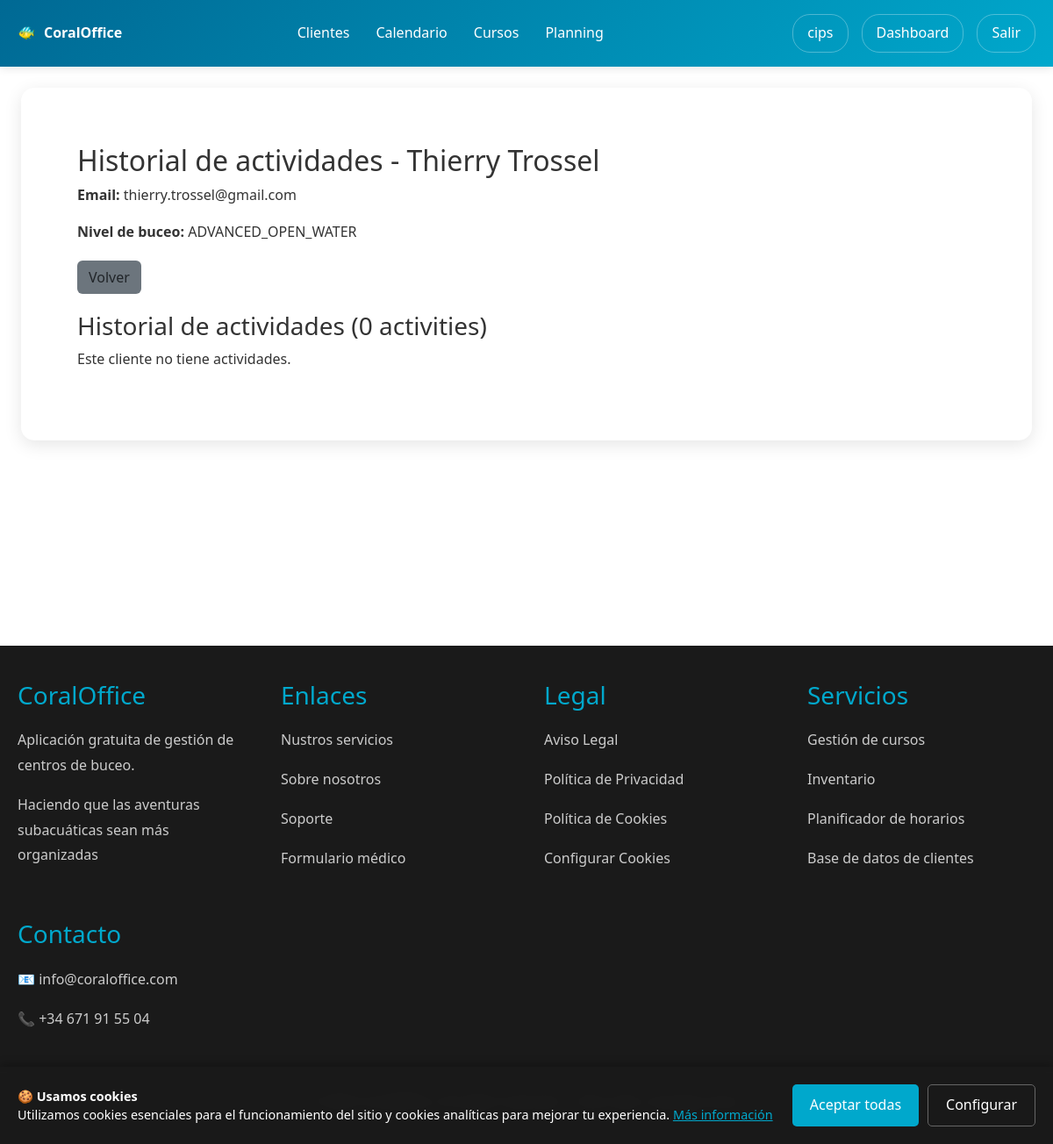
Screenshot of /users/customers/1/history/ (signed in) with the database file from the repository.
### users/models.py (models this page shows, shortened)
class Customer(models.Model):
    DIVING_LEVEL_CHOICES = [
        ('NONE', 'Ninguno'),
        ('BEGINNER', 'Scuba'),
        ('OPEN_WATER', 'Open Water'),
        ('ADVANCED_OPEN_WATER', 'Advanced'),
        ('RESCUE_DIVER', 'Rescue.'),
        ('DIVEMASTER', 'Divemaster'),
        ('INSTRUCTOR', 'Istructor'),
    ]
    LANGUAGE_CHOICES = [
        ('CAT', 'Català'),
        ('ES', 'Español'),
        ('FR', 'Français'),
        ('EN', 'English'),
        ('NL', 'Nederlands'),
        ('DE', 'Deutsch'),
    ]
    COUNTRY_CHOICES = [
        ('ES', 'España'),
        ('FR', 'Francia'),
        ('PT', 'Portugal'),
        ('IT', 'Italia'),
        ('GB', 'Reino Unido'),
        ('BE', 'Bélgica'),
        ('NL', 'Países Bajos'),
        ('CH', 'Suiza'),
        ('DE', 'Alemania'),
        ('AT', 'Austria'),
        ('SE', 'Suecia'),
        ('DK', 'Dinamarca'),
        ('NO', 'Noruega'),
        ('FI', 'Finlandia'),
        ('IN', 'India'),
        ('US', 'Estados Unidos'),
        ('CA', 'Canadá'),
        ('OTHER', 'Otro'),
    ]
    uuid = models.UUIDField(default=uuid.uuid4, editable=False, unique=True)
    diving_center = models.ForeignKey(User, on_delete=models.CASCADE, related_name='customers')
    first_name = models.CharField(max_length=50)
    last_name = models.CharField(max_length=50)
    email = models.EmailField()
    phone_number = models.CharField(max_length=20)
    country = models.CharField(max_length=10, choices=COUNTRY_CHOICES, default='OTHER')
    language = models.CharField(max_length=10, choices=LANGUAGE_CHOICES, default='EN')
    birthday = models.DateField(null=True, blank=True)
    certification_level = models.CharField(max_length=50, choices=DIVING_LEVEL_CHOICES, default='Ninguna')
    emergency_contact = models.CharField(max_length=100, blank=True)
    medical_conditions = models.TextField(blank=True)
    weight = models.FloatField(null=True, blank=True, help_text="Peso en kg")
    height = models.FloatField(null=True, blank=True, help_text="Alturan en cm")
    foot_size = models.FloatField(null=True, blank=True, help_text="Talla de pie (EU)")
    default_tank_size = models.CharField(max_length=10, choices=[
        ('10L', '10 Litros'),
        ('12L', '12 Litros'),
        ('15L', '15 Litros'),
        ('18L', '18 Litros'),
    ], default='12L', help_text="Botella por defecto del cliente")
    profile_picture = models.ImageField(upload_to='customer_profiles/', null=True, blank=True)
    diving_licence = models.FileField(upload_to='customer_documents/licences/', null=True, blank=True)
    diving_insurance = models.FileField(upload_to='customer_documents/insurance/', null=True, blank=True)
    medical_check = models.FileField(upload_to='customer_documents/medical/', null=True, blank=True)
    signature = models.ImageField(upload_to='customer_signatures/', null=True, blank=True)
    created_at = models.DateTimeField(auto_now_add=True)
    medical_questionnaire_answers = models.JSONField(default=dict, blank=True, help_text="Guarda las respuestas del cuestionario médico")
    swimming_ability = models.CharField(max_length=20, choices=[
        ('excellent', 'Excelente'),
        ('good', 'Bueno'),
        ('fair', 'Suficiente'),
        ('poor', 'Insuficiente'),
    ], blank=True)

### users/views.py (the view)
# urls.py: path('customers/<int:customer_id>/history/', views.customer_activity_history, name='customer_activity_history'),
@login_required
def customer_activity_history(request, customer_id):
    if not request.user.userprofile.is_diving_center:
        messages.error(request, 'Access denied.')
        return redirect('users:profile')
    customer = get_object_or_404(Customer,
                                 id=customer_id,
                                 diving_center=request.user)
    activities = CustomerDiveActivity.objects.filter(
        customer=customer
    ).order_by('-dive_schedule__date', '-dive_schedule__time')
    return render(request, 'users/customer_activity_history.html', {
        'customer': customer,
        'activities': activities
    })

### users/context_processors.py (called while the page is built)
def cookies_context(request):
    cookies_accepted = request.COOKIES.get('cookies_accepted', 'false') == 'true'
    show_cookies_banner = not cookies_accepted
    return {
        'cookies_accepted': cookies_accepted,
        'show_cookies_banner': show_cookies_banner,
    }

### users/templates/users/customer_activity_history.html (shortened to what this page needs)
{% extends 'users/base.html' %}
{% block users_content %}
<div class="p-3 container">
    <div style="margin-bottom: 20px;">
        <h2>Historial de actividades - {{ customer.first_name }} {{ customer.last_name }}</h2>
        <p><strong>Email:</strong> {{ customer.email }}</p>
        <p><strong>Nivel de buceo:</strong> {{ customer.certification_level|default:"Not specified" }}</p>
    </div>
    <div style="margin-bottom: 20px;">
        <a href="{% url 'users:customer_list' %}" class="btn" style="background: #6c757d;">Volver</a>
    </div>
    <h3>Historial de actividades ({{ activities.count }} activities)</h3>
    {% if activities %}
        <div class="row">
            {% for activity in activities %}
                <div class="col-md-6 mb-3">
                    <div class="card">
                        <div class="card-body">
                            <h5 class="card-title">{{ activity.activity.name }}</h5>
                            <p class="card-text">
                                <strong>Fecha:</strong> {{ activity.dive_schedule.date }}<br>
                                <strong>Hora:</strong> {{ activity.dive_schedule.time }}<br>
                                <strong>Lugar de buceo:</strong> {{ activity.dive_schedule.dive_site }}<br>
                                <strong>Botella:</strong> {{ activity.get_tank_size_display }}
                            </p>
                            <div style="margin-top: 10px;">
                                <strong>Equipo usado:</strong><br>
                                <div style="margin-top: 5px;">
                                    {% if activity.needs_wetsuit %}<span class="badge" style="background-color: #4CAF50; color: white; padding: 2px 6px; margin: 2px; border-radius: 3px;">Traje</span>{% endif %}
                                    {% if activity.needs_bcd %}<span class="badge" style="background-color: #4CAF50; color: white; padding: 2px 6px; margin: 2px; border-radius: 3px;">Jacket</span>{% endif %}
                                    {% if activity.needs_regulator %}<span class="badge" style="background-color: #4CAF50; color: white; padding: 2px 6px; margin: 2px; border-radius: 3px;">Regulador</span>{% endif %}
                                    {% if activity.needs_guide %}<span class="badge" style="background-color: #4CAF50; color: white; padding: 2px 6px; margin: 2px; border-radius: 3px;">Guía</span>{% endif %}
                                    {% if activity.needs_insurance %}<span class="badge" style="background-color: #4CAF50; color: white; padding: 2px 6px; margin: 2px; border-radius: 3px;">Seguro</span>{% endif %}
                                    {% if not activity.needs_wetsuit and not activity.needs_bcd and not activity.needs_regulator and not activity.needs_guide and not activity.needs_insurance %}
                                        <span style="color: #666;">Ninguno</span>
                                    {% endif %}
                                </div>
                            </div>
                            <small class="text-muted">Fecha de registro: {{ activity.created_at|date:"M d, Y H:i" }}</small>
                        </div>
                    </div>
                </div>
            {% endfor %}
        </div>
    {% else %}
        <p>Este cliente no tiene actividades.</p>
    {% endif %}
</div>
{% endblock %}

### home/templates/home/base.html (shortened to what this page needs)
<!DOCTYPE html>
<html lang="en">
<head>
    <link href="https://cdn.jsdelivr.net/npm/bootstrap@5.3.2/dist/css/bootstrap.min.css" rel="stylesheet">
    <link rel="stylesheet" href="https://cdn.jsdelivr.net/npm/bootstrap-icons@1.11.1/font/bootstrap-icons.css">
</head>
<body>
    <header class="header">
        <nav class="nav-container">
            <div class="logo">CoralOffice</div>
            <ul class="nav-menu m-0 ms-0 p-0">
                {% if user.is_authenticated and user.userprofile.is_diving_center %}
                    <li><a href="{% url 'users:customer_list' %}">Clientes</a></li>
                    <li><a href="{% url 'users:calendar_view' %}">Calendario</a></li>
                <li><a href="{% url 'users:courses_list' %}">Cursos</a></li>
<li><a href="{% url 'users:staff_planning' %}">Planning</a></li>
                {% else %}
                    <li><a href="{% url 'home:home' %}">Inicio</a></li>
                    <li><a href="{% url 'home:services' %}">Servicios</a></li>
                    <li><a href="{% url 'home:about' %}">Sobre nosotros</a></li>
                    <li><a href="{% url 'home:contact' %}">Contacto</a></li>
                {% endif %}
            </ul>
            <div class="user-menu ms-3">
                {% if user.is_authenticated %}
                    <a href="{% url 'users:profile' %}">{{ user.username }}</a>
                    {% if user.userprofile.is_diving_center %}
                        <a href="{% url 'users:diving_center_dashboard' %}">Dashboard</a>
                    {% endif %}
                    <a href="{% url 'users:logout' %}">Salir</a>
                {% else %}
                    <a href="{% url 'users:login' %}">Acceder</a>
                {% endif %}
            </div>
        </nav>
    </header>
    {% if show_cookies_banner %}
    <div class="cookies-banner" id="cookiesBanner">
        <div class="cookies-banner-content">
            <div class="cookies-text">
                <strong>🍪 Usamos cookies</strong><br>
                Utilizamos cookies esenciales para el funcionamiento del sitio y cookies analíticas para mejorar tu experiencia.
                <a href="{% url 'home:cookies_policy' %}" style="color: #00a8cc;">Más información</a>
            </div>
            <div class="cookies-buttons">
                <button class="cookies-btn cookies-btn-accept" onclick="acceptAllCookies()">Aceptar todas</button>
                <a href="{% url 'home:cookies_settings' %}" class="cookies-btn cookies-btn-settings">Configurar</a>
            </div>
        </div>
    </div>
    {% endif %}
    <main class="main-content pt-0">
        {% block content %}
        {% endblock %}
    </main>
    <footer class="footer">
        <div class="footer-content">
            <div class="footer-section">
                <h3>CoralOffice</h3>
                <p>Aplicación gratuita de gestión de centros de buceo.</p>
                <p>Haciendo que las aventuras subacuáticas sean más organizadas</p>
            </div>
            <div class="footer-section">
                <h3>Enlaces</h3>
                <p><a href="{% url 'home:services' %}">Nustros servicios</a></p>
                <p><a href="{% url 'home:about' %}">Sobre nosotros</a></p>
                <p><a href="{% url 'home:contact' %}">Soporte</a></p>
                <p><a href="{% url 'users:medical_form' %}">Formulario médico</a></p>
            </div>
            <div class="footer-section">
                <h3>Legal</h3>
                <p><a href="{% url 'home:legal_notice' %}">Aviso Legal</a></p>
                <p><a href="{% url 'home:privacy_policy' %}">Política de Privacidad</a></p>
                <p><a href="{% url 'home:cookies_policy' %}">Política de Cookies</a></p>
                <p><a href="{% url 'home:cookies_settings' %}">Configurar Cookies</a></p>
            </div>
            <div class="footer-section">
                <h3>Servicios</h3>
                <p>Gestión de cursos</p>
                <p>Inventario</p>
                <p>Planificador de horarios</p>
                <p>Base de datos de clientes</p>
            </div>
            <div class="footer-section">
                <h3>Contacto</h3>
                <p>📧 info@coraloffice.com</p>
                <p>📞 +34 671 91 55 04</p>
            </div>
        </div>
        <div class="footer-bottom">
            <p>&copy; 2025 CoralOffice. All rights reserved. | Dive safe, manage smart.</p>
        </div>
    </footer>
</body>
</html>

### home/templates/home/base.html (style rules this page uses)
* { margin: 0; padding: 0; box-sizing: border-box; }
body { font-family: 'Segoe UI', Tahoma, Geneva, Verdana, sans-serif; line-height: 1.6; color: #333; }
.header { background: linear-gradient(135deg, #006994, #00a8cc); color: white; padding: 1rem 0; box-shadow: 0 2px 10px rgba(0,0,0,0.1); position: relative; }
.nav-container { max-width: 1200px; margin: 0 auto; display: flex; justify-content: space-between; align-items: center; padding: 0 20px; }
.logo { font-size: 1rem; font-weight: bold; display: flex; align-items: center; z-index: 1001; }
.logo::before { content: '🐠'; margin-right: 10px; }
.nav-menu { display: flex; list-style: none; gap: 30px; }
.nav-menu a { color: white; text-decoration: none; padding: 10px 0px; border-radius: 5px; transition: background 0.3s; }
.user-menu { display: flex; align-items: center; gap: 15px; }
.user-menu a { color: white; text-decoration: none; padding: 8px 16px; border: 1px solid rgba(255,255,255,0.3); border-radius: 20px; transition: all 0.3s; }
.main-content { min-height: calc(100vh - 140px); padding: 40px 0; }
.container { max-width: 1200px; margin: 0 auto; }
.cookies-banner { position: fixed; bottom: 0; left: 0; right: 0; background: rgba(26, 26, 26, 0.95); color: white; padding: 20px; z-index: 9999; box-shadow: 0 -2px 10px rgba(0,0,0,0.3); backdrop-filter: blur(10px); }
.cookies-banner-content { max-width: 1200px; margin: 0 auto; display: flex; align-items: center; justify-content: space-between; gap: 20px; }
.cookies-text { flex: 1; font-size: 0.9rem; line-height: 1.5; }
.cookies-buttons { display: flex; gap: 10px; flex-shrink: 0; }
.cookies-btn { padding: 10px 20px; border: none; border-radius: 5px; cursor: pointer; font-weight: 500; text-decoration: none; display: inline-block; transition: all 0.3s; }
.cookies-btn-accept { background: #00a8cc; color: white; }
.cookies-btn-settings { background: transparent; color: white; border: 1px solid #666; }
.footer { background: #1a1a1a; color: white; padding: 40px 0 20px; }
.footer-content { max-width: 1200px; margin: 0 auto; padding: 0 20px; display: grid; grid-template-columns: repeat(auto-fit, minmax(250px, 1fr)); gap: 40px; }
.footer-section h3 { color: #00a8cc; margin-bottom: 20px; }
.footer-section p, .footer-section a { color: #ccc; text-decoration: none; line-height: 1.8; }
.footer-bottom { text-align: center; margin-top: 30px; padding-top: 20px; border-top: 1px solid #333; color: #888; }

### rows the page displays
Customer: first_name "Thierry", last_name "Trossel", email "thierry.trossel@gmail.com", certification_level "ADVANCED_OPEN_WATER"

### other values shown
{{ user.username }} "cips"
{{ activities.count }} "0"
